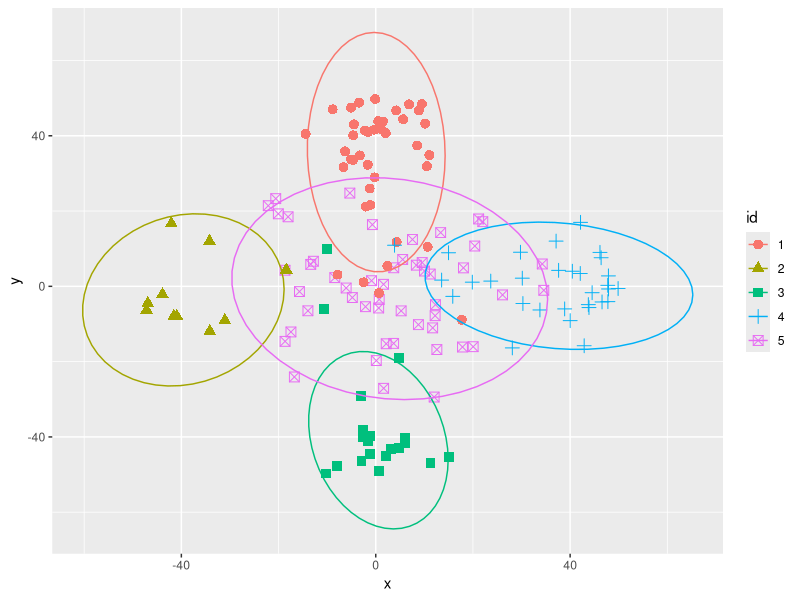

Write the R code that produced this figure.
#' @param N number of groups
#' @param n number of observations within each group. It is also possible to put a vector of obervations per group (in that situation center group should go last).
#' @param r distance of the group centroid from the center that is (0, 0)
#' @param central_distance function. ...
#' @param neighbour_distance function. Function that 
#' @param center logical. Whether one group shoulbe positioned in the center

generate_equadistant <- function(N = 5, 
                                 n = 100, 
                                 r = 26,
                                 central_distance = function(r){log(r)},
                                 neighbour_distance = function(r, N){2*r*sin(pi/N)},
                                 center = FALSE){
  n <- unlist(n)
  
  if(length(n) == 1){
    n <- rep(n, N)
  }
  
  if(length(n) != N){
    stop("The number of groups (N) should be equal to the number of values in number of observations (n)")
  }
  
  if(center){
    N <- N-1
    n_center <-  n[length(n)]
    n <- n[-length(n)]
  }

  n <- sample(n) # in order to have random order of number of observation per groups 
    
  angle <- 2*pi/N
  lapply(1:N, function(k){
    V1 <- (2-rlnorm(n = n[k], meanlog = 0, sdlog = central_distance(r)))*r
    V2 <- rnorm(n = n[k], mean = 0, sd = neighbour_distance(r, N))
    while(sum(V1 > r*1.5 | V1 < -r*1.5) > 0){
      V1 <- ifelse(V1 > r*1.5 | V1 < -r*1.5, 
                   (2-rlnorm(n = n[k], meanlog = 0, sdlog = 1))*r, 
                   V1)  
    }
    df <- data.frame(V1, V2)
    df$V1 <- df$V1+r
    df$x <- df$V1*cos(angle*k)-df$V2*sin(angle*k)
    df$y <- df$V1*sin(angle*k)+df$V2*cos(angle*k)
    return(df[,3:4])
  }) %>% 
    do.call(rbind, .) %>% 
    as.data.frame() %>% 
    mutate(id = c(unlist(mapply(rep, 1:N, n)))) ->
    results

  if(center){
    data.frame(x = rnorm(n = n_center, mean = 0, sd = r*0.75),
               y = rnorm(n = n_center, mean = 0, sd = r*0.75),
               id = N + 1) %>% 
      bind_rows(results) ->
      results
  }
  results %>% 
    mutate(id = factor(id)) %>% 
    return()
}


library(tidyverse)

set.seed(43)
generate_equadistant(N = 5, n = c(1, 2, 3, 4, 5)*10, r = 20, 
                     central_distance = function(x){log(x)/5},
                     neighbour_distance = function(r, N){0.6*r*sin(pi/N)},                    
                     center = TRUE) %>% 
  ggplot(aes(x, y, color = id, shape = id))+
  geom_point(size = 3)+
  stat_ellipse()
